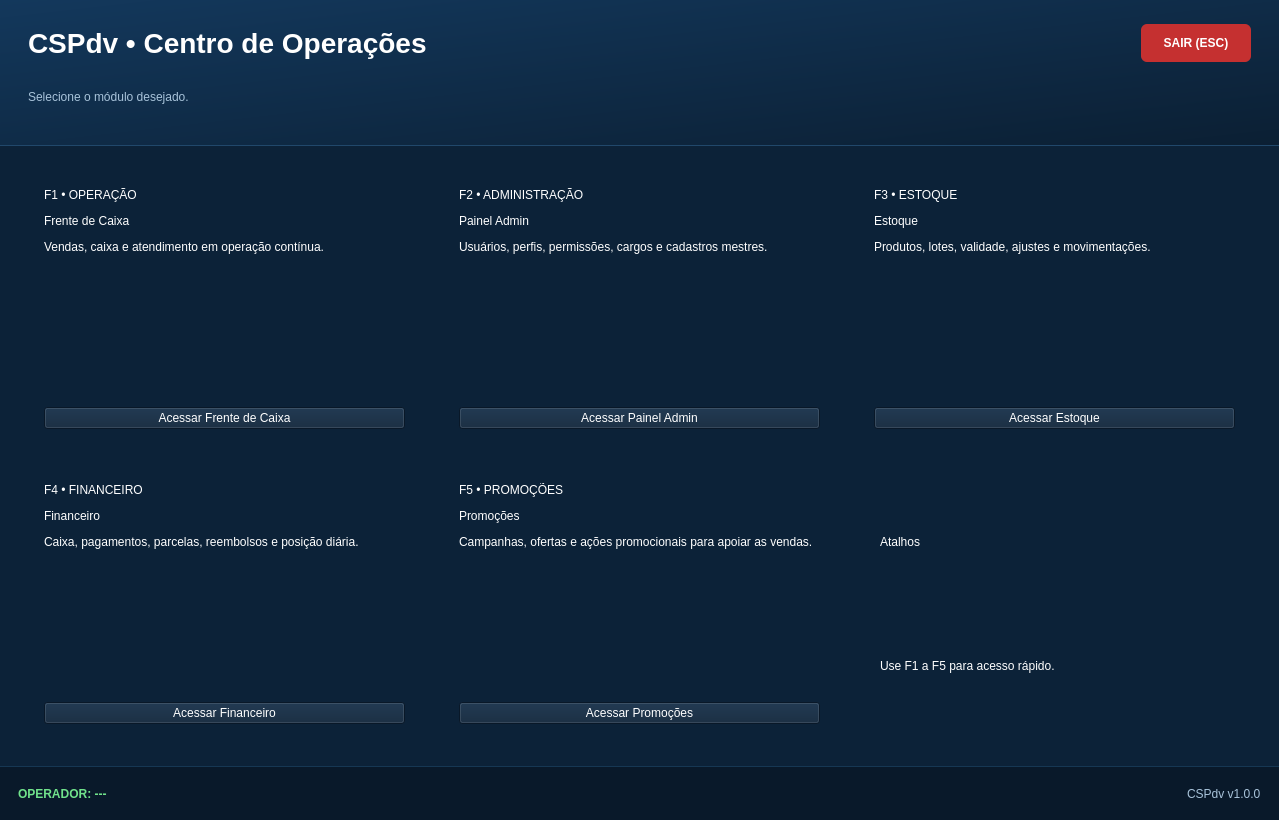
<?xml version="1.0" encoding="UTF-8"?>
<ui version="4.0">
 <class>SelecaoModo</class>
 <widget class="QWidget" name="SelecaoModo">
  <property name="geometry">
   <rect>
    <x>0</x>
    <y>0</y>
    <width>1279</width>
    <height>820</height>
   </rect>
  </property>
  <property name="windowTitle">
   <string>CSPdv - Seleção de Áreas</string>
  </property>
  <property name="styleSheet">
   <string notr="true">
QWidget {
 font-family: 'Segoe UI', Arial;
 background-color: #0c2238;
 color: white;
}
QLabel {
 background-color: transparent;
}
QFrame#frameHero {
 background: qlineargradient(x1:0, y1:0, x2:1, y2:1, stop:0 #13385c, stop:1 #0b1f33);
 border-bottom: 1px solid #21486b;
}
QLabel#lblTitulo {
 font-size: 28px;
 font-weight: bold;
 color: white;
}
QLabel#lblSubtitulo, QLabel#lblVersao {
 background-color: transparent;
 font-size: 12px;
 color: #a8c3da;
}
QFrame[card=&quot;true&quot;] {
 background-color: #112c47;
 border: 1px solid #234d72;
 border-radius: 18px;
}
QLabel[moduleBadge=&quot;true&quot;] {
 background-color: rgba(255,255,255,24);
 color: #d8ebfb;
 border: 1px solid rgba(255,255,255,35);
 border-radius: 11px;
 padding: 4px 10px;
 font-size: 11px;
 font-weight: bold;
}
QLabel[moduleTitle=&quot;true&quot;] {
 background-color: transparent;
 font-size: 22px;
 font-weight: bold;
 color: white;
}
QLabel[moduleDesc=&quot;true&quot;] {
 background-color: transparent;
 font-size: 12px;
 color: #a8c3da;
}
QPushButton[moduleCard=&quot;true&quot;] {
 background-color: #163758;
 color: white;
 border: 1px solid #2b5e87;
 border-radius: 10px;
 padding: 10px 14px;
 font-size: 12px;
 font-weight: bold;
 text-align: center;
}
QPushButton[moduleCard=&quot;true&quot;]:hover {
 background-color: #1d466c;
 border-color: #3d78a8;
}
QPushButton[moduleCard=&quot;true&quot;]:pressed {
 background-color: #10314e;
}
QPushButton#btnSairSessao {
 background-color: #c53030;
 color: white;
 border: none;
 border-radius: 6px;
 padding: 8px 16px;
 font-size: 12px;
 font-weight: bold;
}
QPushButton#btnSairSessao:hover {
 background-color: #df4242;
}
QFrame#frameFooter {
 background-color: #09192a;
 border-top: 1px solid #163753;
}
QLabel#lblOperadorNome {
 background-color: transparent;
 font-weight: bold;
 color: #70e28b;
 font-size: 12px;
}
   </string>
  </property>
  <layout class="QVBoxLayout" name="mainVLayout">
   <property name="spacing">
    <number>0</number>
   </property>
   <property name="leftMargin">
    <number>0</number>
   </property>
   <property name="topMargin">
    <number>0</number>
   </property>
   <property name="rightMargin">
    <number>0</number>
   </property>
   <property name="bottomMargin">
    <number>0</number>
   </property>
   <item>
    <widget class="QFrame" name="frameHero">
     <property name="minimumSize">
      <size>
       <width>0</width>
       <height>146</height>
      </size>
     </property>
     <property name="maximumSize">
      <size>
       <width>16777215</width>
       <height>146</height>
      </size>
     </property>
     <layout class="QVBoxLayout" name="heroVLayout">
      <property name="leftMargin">
       <number>28</number>
      </property>
      <property name="topMargin">
       <number>24</number>
      </property>
      <property name="rightMargin">
       <number>28</number>
      </property>
      <property name="bottomMargin">
       <number>20</number>
      </property>
      <item>
       <layout class="QHBoxLayout" name="heroTopLayout">
        <item>
         <widget class="QLabel" name="lblTitulo">
          <property name="text">
           <string>CSPdv • Centro de Operações</string>
          </property>
         </widget>
        </item>
        <item>
         <spacer name="heroTopSpacer">
          <property name="orientation">
           <enum>Qt::Horizontal</enum>
          </property>
          <property name="sizeHint" stdset="0">
           <size>
            <width>0</width>
            <height>0</height>
           </size>
          </property>
         </spacer>
        </item>
        <item>
         <widget class="QPushButton" name="btnSairSessao">
          <property name="minimumSize">
           <size>
            <width>110</width>
            <height>38</height>
           </size>
          </property>
          <property name="text">
           <string>SAIR (ESC)</string>
          </property>
         </widget>
        </item>
       </layout>
      </item>
      <item>
       <widget class="QLabel" name="lblSubtitulo">
        <property name="text">
         <string>Selecione o módulo desejado.</string>
        </property>
       </widget>
      </item>
     </layout>
    </widget>
   </item>
   <item>
    <layout class="QGridLayout" name="layoutContent">
     <property name="leftMargin">
      <number>26</number>
     </property>
     <property name="topMargin">
      <number>24</number>
     </property>
     <property name="rightMargin">
      <number>26</number>
     </property>
     <property name="bottomMargin">
      <number>24</number>
     </property>
     <property name="spacing">
      <number>18</number>
     </property>
     <item row="0" column="0">
      <widget class="QFrame" name="cardFrenteCaixa">
       <property name="card" stdset="0">
        <string>true</string>
       </property>
       <layout class="QVBoxLayout" name="cardFrenteCaixaLayout">
        <property name="spacing">
         <number>12</number>
        </property>
        <property name="leftMargin">
         <number>18</number>
        </property>
        <property name="topMargin">
         <number>18</number>
        </property>
        <property name="rightMargin">
         <number>18</number>
        </property>
        <property name="bottomMargin">
         <number>18</number>
        </property>
        <item>
         <widget class="QLabel" name="lblBadgePdv">
          <property name="text">
           <string>F1 • OPERAÇÃO</string>
          </property>
          <property name="moduleBadge" stdset="0">
           <string>true</string>
          </property>
         </widget>
        </item>
        <item>
         <widget class="QLabel" name="lblTitlePdv">
          <property name="text">
           <string>Frente de Caixa</string>
          </property>
          <property name="moduleTitle" stdset="0">
           <string>true</string>
          </property>
         </widget>
        </item>
        <item>
         <widget class="QLabel" name="lblFrenteCaixa">
          <property name="text">
           <string>Vendas, caixa e atendimento em operação contínua.</string>
          </property>
          <property name="wordWrap">
           <bool>true</bool>
          </property>
          <property name="moduleDesc" stdset="0">
           <string>true</string>
          </property>
         </widget>
        </item>
        <item>
         <spacer name="spacerPdv">
          <property name="orientation">
           <enum>Qt::Vertical</enum>
          </property>
          <property name="sizeHint" stdset="0">
           <size>
            <width>0</width>
            <height>0</height>
           </size>
          </property>
         </spacer>
        </item>
        <item>
         <widget class="QPushButton" name="btnFrenteCaixa">
          <property name="toolTip">
           <string>[F1] Frente de caixa</string>
          </property>
          <property name="text">
           <string>Acessar Frente de Caixa</string>
          </property>
          <property name="moduleCard" stdset="0">
           <string>true</string>
          </property>
         </widget>
        </item>
       </layout>
      </widget>
     </item>
     <item row="0" column="1">
      <widget class="QFrame" name="cardAdmin">
       <property name="card" stdset="0">
        <string>true</string>
       </property>
       <layout class="QVBoxLayout" name="cardAdminLayout">
        <property name="spacing">
         <number>12</number>
        </property>
        <property name="leftMargin">
         <number>18</number>
        </property>
        <property name="topMargin">
         <number>18</number>
        </property>
        <property name="rightMargin">
         <number>18</number>
        </property>
        <property name="bottomMargin">
         <number>18</number>
        </property>
        <item>
         <widget class="QLabel" name="lblBadgeAdmin">
          <property name="text">
           <string>F2 • ADMINISTRAÇÃO</string>
          </property>
          <property name="moduleBadge" stdset="0">
           <string>true</string>
          </property>
         </widget>
        </item>
        <item>
         <widget class="QLabel" name="lblTitleAdmin">
          <property name="text">
           <string>Painel Admin</string>
          </property>
          <property name="moduleTitle" stdset="0">
           <string>true</string>
          </property>
         </widget>
        </item>
        <item>
         <widget class="QLabel" name="lblPainelAdmin">
          <property name="text">
           <string>Usuários, perfis, permissões, cargos e cadastros mestres.</string>
          </property>
          <property name="wordWrap">
           <bool>true</bool>
          </property>
          <property name="moduleDesc" stdset="0">
           <string>true</string>
          </property>
         </widget>
        </item>
        <item>
         <spacer name="spacerAdmin">
          <property name="orientation">
           <enum>Qt::Vertical</enum>
          </property>
          <property name="sizeHint" stdset="0">
           <size>
            <width>0</width>
            <height>0</height>
           </size>
          </property>
         </spacer>
        </item>
        <item>
         <widget class="QPushButton" name="btnPainelAdmin">
          <property name="toolTip">
           <string>[F2] Painel administrativo</string>
          </property>
          <property name="text">
           <string>Acessar Painel Admin</string>
          </property>
          <property name="moduleCard" stdset="0">
           <string>true</string>
          </property>
         </widget>
        </item>
       </layout>
      </widget>
     </item>
     <item row="0" column="2">
      <widget class="QFrame" name="cardEstoque">
       <property name="card" stdset="0">
        <string>true</string>
       </property>
       <layout class="QVBoxLayout" name="cardEstoqueLayout">
        <property name="spacing">
         <number>12</number>
        </property>
        <property name="leftMargin">
         <number>18</number>
        </property>
        <property name="topMargin">
         <number>18</number>
        </property>
        <property name="rightMargin">
         <number>18</number>
        </property>
        <property name="bottomMargin">
         <number>18</number>
        </property>
        <item>
         <widget class="QLabel" name="lblBadgeEstoque">
          <property name="text">
           <string>F3 • ESTOQUE</string>
          </property>
          <property name="moduleBadge" stdset="0">
           <string>true</string>
          </property>
         </widget>
        </item>
        <item>
         <widget class="QLabel" name="lblTitleEstoque">
          <property name="text">
           <string>Estoque</string>
          </property>
          <property name="moduleTitle" stdset="0">
           <string>true</string>
          </property>
         </widget>
        </item>
        <item>
         <widget class="QLabel" name="lblEstoque">
          <property name="text">
           <string>Produtos, lotes, validade, ajustes e movimentações.</string>
          </property>
          <property name="wordWrap">
           <bool>true</bool>
          </property>
          <property name="moduleDesc" stdset="0">
           <string>true</string>
          </property>
         </widget>
        </item>
        <item>
         <spacer name="spacerEstoque">
          <property name="orientation">
           <enum>Qt::Vertical</enum>
          </property>
          <property name="sizeHint" stdset="0">
           <size>
            <width>0</width>
            <height>0</height>
           </size>
          </property>
         </spacer>
        </item>
        <item>
         <widget class="QPushButton" name="btnEstoque">
          <property name="toolTip">
           <string>[F3] Estoque</string>
          </property>
          <property name="text">
           <string>Acessar Estoque</string>
          </property>
          <property name="moduleCard" stdset="0">
           <string>true</string>
          </property>
         </widget>
        </item>
       </layout>
      </widget>
     </item>
     <item row="1" column="0">
      <widget class="QFrame" name="cardFinanceiro">
       <property name="card" stdset="0">
        <string>true</string>
       </property>
       <layout class="QVBoxLayout" name="cardFinanceiroLayout">
        <property name="spacing">
         <number>12</number>
        </property>
        <property name="leftMargin">
         <number>18</number>
        </property>
        <property name="topMargin">
         <number>18</number>
        </property>
        <property name="rightMargin">
         <number>18</number>
        </property>
        <property name="bottomMargin">
         <number>18</number>
        </property>
        <item>
         <widget class="QLabel" name="lblBadgeFinanceiro">
          <property name="text">
           <string>F4 • FINANCEIRO</string>
          </property>
          <property name="moduleBadge" stdset="0">
           <string>true</string>
          </property>
         </widget>
        </item>
        <item>
         <widget class="QLabel" name="lblTitleFinanceiro">
          <property name="text">
           <string>Financeiro</string>
          </property>
          <property name="moduleTitle" stdset="0">
           <string>true</string>
          </property>
         </widget>
        </item>
        <item>
         <widget class="QLabel" name="lblFinanceiro">
          <property name="text">
           <string>Caixa, pagamentos, parcelas, reembolsos e posição diária.</string>
          </property>
          <property name="wordWrap">
           <bool>true</bool>
          </property>
          <property name="moduleDesc" stdset="0">
           <string>true</string>
          </property>
         </widget>
        </item>
        <item>
         <spacer name="spacerFinanceiro">
          <property name="orientation">
           <enum>Qt::Vertical</enum>
          </property>
          <property name="sizeHint" stdset="0">
           <size>
            <width>0</width>
            <height>0</height>
           </size>
          </property>
         </spacer>
        </item>
        <item>
         <widget class="QPushButton" name="btnFinanceiro">
          <property name="toolTip">
           <string>[F4] Financeiro</string>
          </property>
          <property name="text">
           <string>Acessar Financeiro</string>
          </property>
          <property name="moduleCard" stdset="0">
           <string>true</string>
          </property>
         </widget>
        </item>
       </layout>
      </widget>
     </item>
     <item row="1" column="1">
      <widget class="QFrame" name="cardRelatorios">
       <property name="card" stdset="0">
        <string>true</string>
       </property>
       <layout class="QVBoxLayout" name="cardRelatoriosLayout">
        <property name="spacing">
         <number>12</number>
        </property>
        <property name="leftMargin">
         <number>18</number>
        </property>
        <property name="topMargin">
         <number>18</number>
        </property>
        <property name="rightMargin">
         <number>18</number>
        </property>
        <property name="bottomMargin">
         <number>18</number>
        </property>
        <item>
         <widget class="QLabel" name="lblBadgeRelatorios">
          <property name="text">
           <string>F5 • PROMOÇÕES</string>
          </property>
          <property name="moduleBadge" stdset="0">
           <string>true</string>
          </property>
         </widget>
        </item>
        <item>
         <widget class="QLabel" name="lblTitleRelatorios">
          <property name="text">
           <string>Promoções</string>
          </property>
          <property name="moduleTitle" stdset="0">
           <string>true</string>
          </property>
         </widget>
        </item>
        <item>
         <widget class="QLabel" name="lblRelatorios">
          <property name="text">
           <string>Campanhas, ofertas e ações promocionais para apoiar as vendas.</string>
          </property>
          <property name="wordWrap">
           <bool>true</bool>
          </property>
          <property name="moduleDesc" stdset="0">
           <string>true</string>
          </property>
         </widget>
        </item>
        <item>
         <spacer name="spacerRelatorios">
          <property name="orientation">
           <enum>Qt::Vertical</enum>
          </property>
          <property name="sizeHint" stdset="0">
           <size>
            <width>0</width>
            <height>0</height>
           </size>
          </property>
         </spacer>
        </item>
        <item>
         <widget class="QPushButton" name="btnRelatorios">
          <property name="toolTip">
           <string>[F5] Promoções</string>
          </property>
          <property name="text">
           <string>Acessar Promoções</string>
          </property>
          <property name="moduleCard" stdset="0">
           <string>true</string>
          </property>
         </widget>
        </item>
       </layout>
      </widget>
     </item>
     <item row="1" column="2">
      <widget class="QFrame" name="cardResumo">
       <property name="card" stdset="0">
        <string>true</string>
       </property>
       <layout class="QVBoxLayout" name="cardResumoLayout">
        <property name="spacing">
         <number>14</number>
        </property>
        <property name="leftMargin">
         <number>24</number>
        </property>
        <property name="topMargin">
         <number>22</number>
        </property>
        <property name="rightMargin">
         <number>24</number>
        </property>
        <property name="bottomMargin">
         <number>22</number>
        </property>
        <item>
         <widget class="QLabel" name="lblResumoTitle">
          <property name="text">
           <string>Atalhos</string>
          </property>
          <property name="moduleTitle" stdset="0">
           <string>true</string>
          </property>
         </widget>
        </item>
        <item>
         <widget class="QLabel" name="lblResumoText3">
          <property name="text">
           <string>Use F1 a F5 para acesso rápido.</string>
          </property>
          <property name="moduleDesc" stdset="0">
           <string>true</string>
          </property>
         </widget>
        </item>
       </layout>
      </widget>
     </item>
    </layout>
   </item>
   <item>
    <widget class="QFrame" name="frameFooter">
     <property name="minimumSize">
      <size>
       <width>0</width>
       <height>54</height>
      </size>
     </property>
     <property name="maximumSize">
      <size>
       <width>16777215</width>
       <height>54</height>
      </size>
     </property>
     <layout class="QHBoxLayout" name="footerLayout">
      <property name="leftMargin">
       <number>18</number>
      </property>
      <property name="topMargin">
       <number>8</number>
      </property>
      <property name="rightMargin">
       <number>18</number>
      </property>
      <property name="bottomMargin">
       <number>8</number>
      </property>
      <property name="spacing">
       <number>10</number>
      </property>
      <item>
       <widget class="QLabel" name="lblOperadorNome">
        <property name="text">
         <string>OPERADOR: ---</string>
        </property>
       </widget>
      </item>
      <item>
       <spacer name="footerSpacer">
        <property name="orientation">
         <enum>Qt::Horizontal</enum>
        </property>
        <property name="sizeHint" stdset="0">
         <size>
          <width>0</width>
          <height>0</height>
         </size>
        </property>
       </spacer>
      </item>
      <item>
       <widget class="QLabel" name="lblVersao">
        <property name="text">
         <string>CSPdv v1.0.0</string>
        </property>
       </widget>
      </item>
     </layout>
    </widget>
   </item>
  </layout>
 </widget>
 <resources/>
 <connections/>
</ui>
